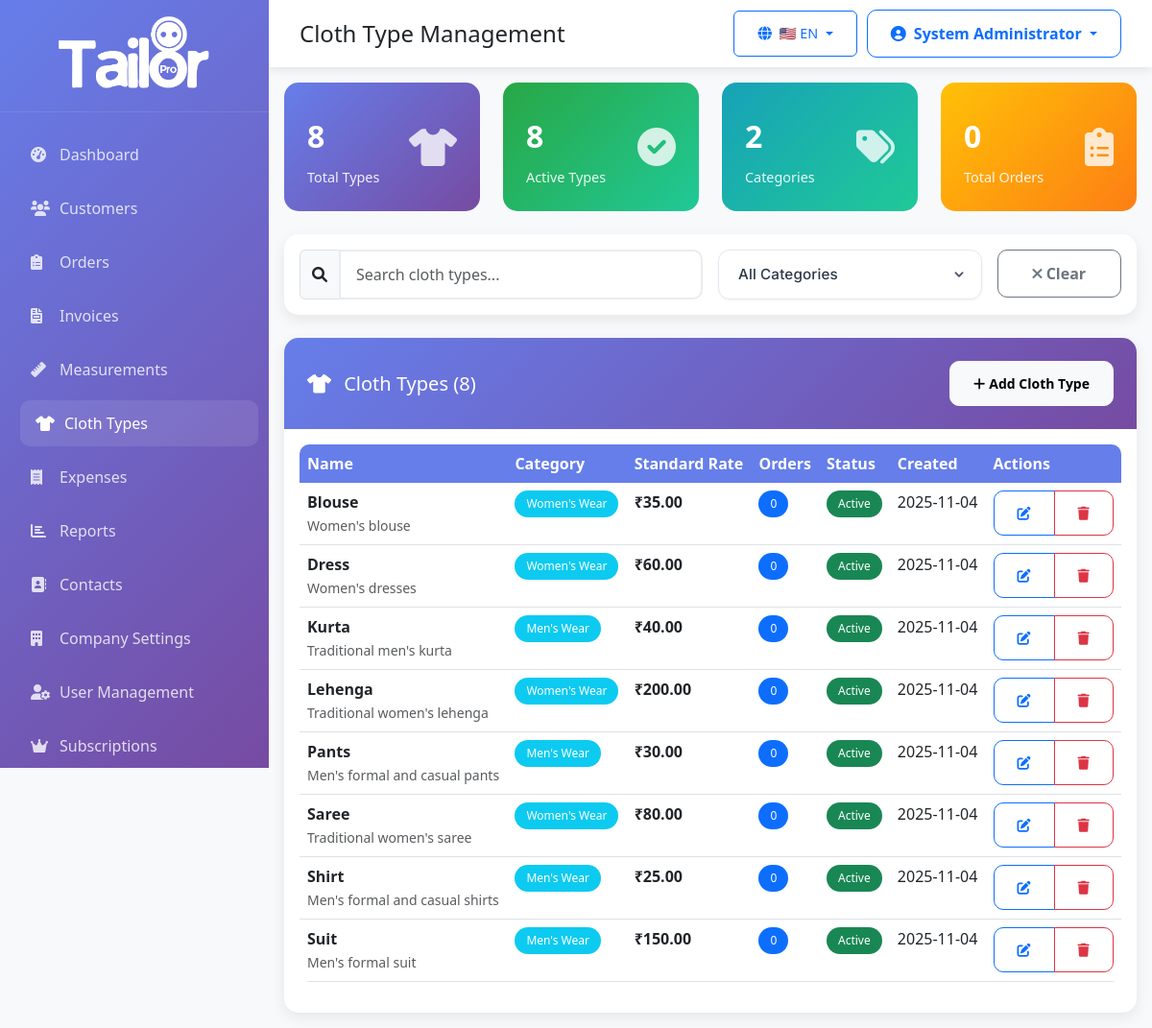
The app's page /admin/cloth-types.php (signed in) with its own data.
### tables this page shows
CREATE TABLE `cloth_types` (
  `id` int(11) NOT NULL AUTO_INCREMENT,
  `company_id` int(11) DEFAULT NULL,
  `name` varchar(100) NOT NULL,
  `description` text DEFAULT NULL,
  `standard_rate` decimal(10,2) DEFAULT NULL,
  `category` varchar(50) DEFAULT NULL,
  `measurement_chart_image` varchar(255) DEFAULT NULL,
  `status` enum('active','inactive') NOT NULL DEFAULT 'active',
  `created_at` timestamp NOT NULL DEFAULT CURRENT_TIMESTAMP,
  PRIMARY KEY (`id`),
  KEY `company_id` (`company_id`),
  FOREIGN KEY (`company_id`) REFERENCES `companies` (`id`) ON DELETE CASCADE
);

### config/database.php (called while the page is built, shortened)
<?php
class Database {
    private $host;
    private $db_name;
    private $username;
    private $password;
    private $charset = 'utf8mb4';
    public function __construct() {
        $isLocal = $this->isLocalEnvironment();
        if ($isLocal) {
            $this->host = 'localhost';
            $this->db_name = 'tailoring_management';
            $this->username = 'root';
            $this->password = '';
        } else {
            $this->host = 'localhost';
            $this->db_name = 'u402017191_tailorpro';
            $this->username = 'u402017191_tailorpro';
            $this->password = 'Tailorpro@99';
        }
    }
    private function isLocalEnvironment() {
        $serverName = $_SERVER['SERVER_NAME'] ?? $_SERVER['HTTP_HOST'] ?? 'localhost';
        $localIndicators = [
            'localhost',
            '127.0.0.1',
            '::1',
            'local.test',
            '.local',
            'wamp',
            'xampp'
        ];
        foreach ($localIndicators as $indicator) {
            if (stripos($serverName, $indicator) !== false) {
                return true;
            }
        }
        return false;
    }
    public function getConnection() {
        $this->conn = null;
        try {
            $dsn = "mysql:host=" . $this->host . ";dbname=" . $this->db_name . ";charset=" . $this->charset;
            $options = [
                PDO::ATTR_ERRMODE => PDO::ERRMODE_EXCEPTION,
                PDO::ATTR_DEFAULT_FETCH_MODE => PDO::FETCH_ASSOC,
                PDO::ATTR_EMULATE_PREPARES => false,
            ];
            $this->conn = new PDO($dsn, $this->username, $this->password, $options);
        } catch(PDOException $exception) {
            echo "Connection error: " . $exception->getMessage();
        }
        return $this->conn;
    }
}
?>

### models/BaseModel.php (called while the page is built, shortened)
<?php
require_once __DIR__ . '/../config/database.php';
class BaseModel {
    protected $conn;
    protected $table;
    public function __construct() {
        $database = new Database();
        $this->conn = $database->getConnection();
    }
    public function count($conditions = []) {
        $query = "SELECT COUNT(*) as count FROM " . $this->table;
        $params = [];
        if (!empty($conditions)) {
            $where_clauses = [];
            foreach ($conditions as $column => $value) {
                $where_clauses[] = $column . " = :" . $column;
                $params[$column] = $value;
            }
            $query .= " WHERE " . implode(" AND ", $where_clauses);
        }
        $stmt = $this->conn->prepare($query);
        $stmt->execute($params);
        $result = $stmt->fetch();
        return $result['count'];
    }
}
?>

### admin/models/ClothType.php (called while the page is built, shortened)
<?php
class ClothType extends BaseModel {
    protected $table = 'cloth_types';
    public function getClothTypeStats() {
        $stats = [];
        $stats['total'] = $this->count();
        $stats['active'] = $this->count(['status' => 'active']);
        $query = "SELECT DISTINCT category FROM " . $this->table . " WHERE category IS NOT NULL AND status = 'active' ORDER BY category";
        $stmt = $this->conn->prepare($query);
        $stmt->execute();
        $stats['categories'] = $stmt->fetchAll(PDO::FETCH_COLUMN);
        return $stats;
    }
    public function getClothTypesWithOrderCount() {
        $query = "SELECT ct.*, COUNT(o.id) as order_count
                  FROM " . $this->table . " ct
                  LEFT JOIN orders o ON ct.id = o.cloth_type_id
                  WHERE ct.status = 'active'
                  GROUP BY ct.id
                  ORDER BY ct.name";
        $stmt = $this->conn->prepare($query);
        $stmt->execute();
        return $stmt->fetchAll();
    }
}
?>

### config/config.php (called while the page is built, shortened)
<?php
function format_currency($amount, $currency = 'INR') {
    return '₹' . number_format($amount, 2);
}
function format_date($date, $format = 'Y-m-d') {
    return date($format, strtotime($date));
}
?>

### admin/cloth-types.php (the view, shortened to what this page needs)
<?php
require_once 'includes/header.php';
require_once 'models/ClothType.php';
$clothTypeModel = new ClothType();
$page = (int)($_GET['page'] ?? 1);
$limit = RECORDS_PER_PAGE;
$offset = ($page - 1) * $limit;
$conditions = [];
$clothTypes = $clothTypeModel->getClothTypesWithOrderCount();
$totalClothTypes = $clothTypeModel->count($conditions);
$clothTypes = array_slice($clothTypes, $offset, $limit);
$clothTypeStats = $clothTypeModel->getClothTypeStats();
?>
<div class="row mb-2">
    <div class="col-xl-3 col-md-6">
        <div class="stat-card">
            <div class="d-flex justify-content-between align-items-center">
                <div>
                    <div class="stat-number"><?php echo number_format($clothTypeStats['total']); ?></div>
                    <div class="stat-label">Total Types</div>
                </div>
                <div class="stat-icon">
                    <i class="fas fa-tshirt"></i>
                </div>
            </div>
        </div>
    </div>
    <div class="col-xl-3 col-md-6">
        <div class="stat-card" style="background: linear-gradient(135deg, #28a745 0%, #20c997 100%);">
            <div class="d-flex justify-content-between align-items-center">
                <div>
                    <div class="stat-number"><?php echo number_format($clothTypeStats['active']); ?></div>
                    <div class="stat-label">Active Types</div>
                </div>
                <div class="stat-icon">
                    <i class="fas fa-check-circle"></i>
                </div>
            </div>
        </div>
    </div>
    <div class="col-xl-3 col-md-6">
        <div class="stat-card" style="background: linear-gradient(135deg, #17a2b8 0%, #20c997 100%);">
            <div class="d-flex justify-content-between align-items-center">
                <div>
                    <div class="stat-number"><?php echo count($clothTypeStats['categories']); ?></div>
                    <div class="stat-label">Categories</div>
                </div>
                <div class="stat-icon">
                    <i class="fas fa-tags"></i>
                </div>
            </div>
        </div>
    </div>
    <div class="col-xl-3 col-md-6">
        <div class="stat-card" style="background: linear-gradient(135deg, #ffc107 0%, #fd7e14 100%);">
            <div class="d-flex justify-content-between align-items-center">
                <div>
                    <div class="stat-number"><?php echo array_sum(array_column($clothTypes, 'order_count')); ?></div>
                    <div class="stat-label">Total Orders</div>
                </div>
                <div class="stat-icon">
                    <i class="fas fa-clipboard-list"></i>
                </div>
            </div>
        </div>
    </div>
</div>
<div class="card mb-4">
    <div class="card-body">
        <div class="row g-3">
            <div class="col-md-6">
                <div class="input-group">
                    <span class="input-group-text">
                        <i class="fas fa-search"></i>
                    </span>
                    <input type="text"
                           id="searchInput"
                           class="form-control"
                           placeholder="Search cloth types..."
                           autocomplete="off">
                </div>
            </div>
            <div class="col-md-4">
                <select class="form-select" id="categoryFilter">
                    <option value="">All Categories</option>
                </select>
            </div>
            <div class="col-md-2">
                <button type="button" id="clearFilters" class="btn btn-outline-secondary w-100">
                    <i class="fas fa-times"></i> Clear
                </button>
            </div>
        </div>
    </div>
</div>
<div class="card">
    <div class="card-header d-flex justify-content-between align-items-center">
        <h5 class="card-title mb-0">
            <i class="fas fa-tshirt me-2"></i>
            Cloth Types (<?php echo number_format($totalClothTypes); ?>)
        </h5>
        <button type="button" class="btn btn-light btn-sm" data-bs-toggle="modal" data-bs-target="#clothTypeModal">
            <i class="fas fa-plus me-1"></i>Add Cloth Type
        </button>
    </div>
    <div class="card-body">
        <?php if (!empty($clothTypes)): ?>
            <div class="table-responsive">
                <table class="table table-hover">
                    <thead>
                        <tr>
                            <th>Name</th>
                            <th>Category</th>
                            <th>Standard Rate</th>
                            <th>Orders</th>
                            <th>Status</th>
                            <th>Created</th>
                            <th>Actions</th>
                        </tr>
                    </thead>
                    <tbody>
                        <?php foreach ($clothTypes as $clothType): ?>
                        <tr>
                            <td>
                                <div>
                                    <strong><?php echo htmlspecialchars($clothType['name']); ?></strong>
                                    <?php if (!empty($clothType['description'])): ?>
                                        <br>
                                        <small class="text-muted"><?php echo htmlspecialchars(substr($clothType['description'], 0, 50)); ?><?php echo strlen($clothType['description']) > 50 ? '...' : ''; ?></small>
                                    <?php endif; ?>
                                </div>
                            </td>
                            <td>
                                <?php if (!empty($clothType['category'])): ?>
                                    <span class="badge bg-info"><?php echo htmlspecialchars($clothType['category']); ?></span>
                                <?php else: ?>
                                    <span class="text-muted">-</span>
                                <?php endif; ?>
                            </td>
                            <td>
                                <?php if (!empty($clothType['standard_rate'])): ?>
                                    <strong><?php echo format_currency($clothType['standard_rate']); ?></strong>
                                <?php else: ?>
                                    <span class="text-muted">Not set</span>
                                <?php endif; ?>
                            </td>
                            <td>
                                <span class="badge bg-primary"><?php echo $clothType['order_count']; ?></span>
                            </td>
                            <td>
                                <span class="badge bg-<?php echo $clothType['status'] === 'active' ? 'success' : 'secondary'; ?>">
                                    <?php echo ucfirst($clothType['status']); ?>
                                </span>
                            </td>
                            <td><?php echo format_date($clothType['created_at']); ?></td>
                            <td>
                                <div class="btn-group btn-group-sm" role="group">
                                    <button type="button"
                                            class="btn btn-outline-primary"
                                            onclick="editClothType(<?php echo htmlspecialchars(json_encode($clothType)); ?>)"
                                            title="Edit">
                                        <i class="fas fa-edit"></i>
                                    </button>
                                    <button type="button"
                                            class="btn btn-outline-danger"
                                            onclick="deleteClothType(<?php echo $clothType['id']; ?>, '<?php echo htmlspecialchars($clothType['name']); ?>')"
                                            title="Delete">
                                        <i class="fas fa-trash"></i>
                                    </button>
                                </div>
                            </td>
                        </tr>
                        <?php endforeach; ?>
                    </tbody>
                </table>
            </div>
        <?php endif; ?>
    </div>
</div>
<?php require_once 'includes/footer.php'; ?>

### records on screen
cloth_types: name "Blouse", description "Women's blouse", category "Women's Wear", standard_rate "₹35.00", order_count "0", status "Active", created_at "2025-11-04"
cloth_types: name "Dress", description "Women's dresses", category "Women's Wear", standard_rate "₹60.00", order_count "0", status "Active", created_at "2025-11-04"
cloth_types: name "Kurta", description "Traditional men's kurta", category "Men's Wear", standard_rate "₹40.00", order_count "0", status "Active", created_at "2025-11-04"
cloth_types: name "Lehenga", description "Traditional women's lehenga", category "Women's Wear", standard_rate "₹200.00", order_count "0", status "Active", created_at "2025-11-04"
cloth_types: name "Pants", description "Men's formal and casual pants", category "Men's Wear", standard_rate "₹30.00", order_count "0", status "Active", created_at "2025-11-04"
cloth_types: name "Saree", description "Traditional women's saree", category "Women's Wear", standard_rate "₹80.00", order_count "0", status "Active", created_at "2025-11-04"
cloth_types: name "Shirt", description "Men's formal and casual shirts", category "Men's Wear", standard_rate "₹25.00", order_count "0", status "Active", created_at "2025-11-04"
cloth_types: name "Suit", description "Men's formal suit", category "Men's Wear", standard_rate "₹150.00", order_count "0", status "Active", created_at "2025-11-04"

### other values on screen
__t(strtolower(str_replace('_', ' ', $page_title ?? 'dashboard'))) "Cloth Type Management"
$currentFlag "🇺🇸"
$currentLang "EN"
$current_user['name'] "System Administrator"
$clothTypeStats['total'] "8"
$clothTypeStats['active'] "8"
count($clothTypeStats['categories']) "2"
array_sum(array_column($clothTypes, 'order_count')) "0"
$totalClothTypes "8"
